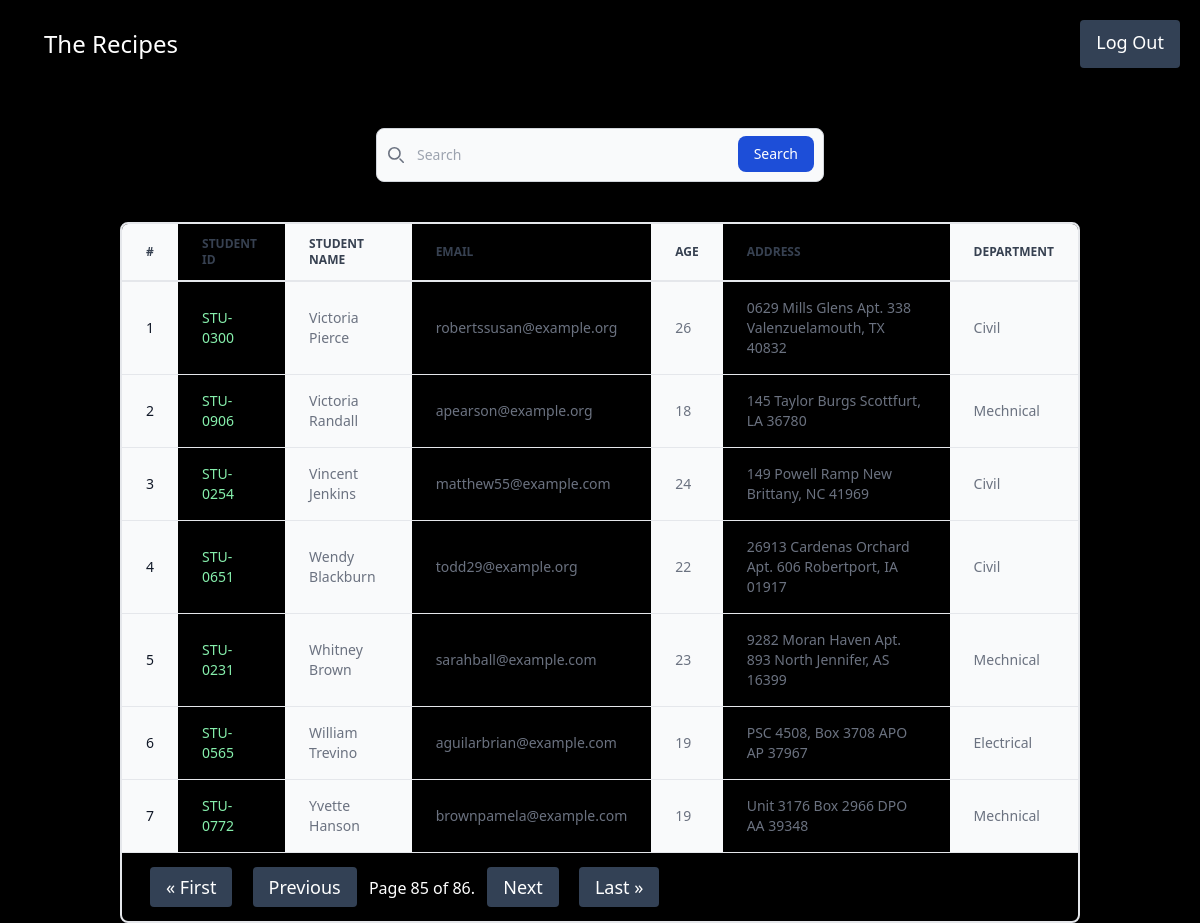
Page /vege/students?page=85 (signed in) on the committed database.
### vege/models.py (models this page shows, shortened)
class Student(models.Model):
    department = models.ForeignKey(
        Department, related_name="depart", on_delete=models.CASCADE)
    student_id = models.OneToOneField(
        StudentID, related_name="studentid", on_delete=models.CASCADE)
    student_name = models.CharField(max_length=100)
    student_email = models.EmailField(unique=True)
    student_age = models.IntegerField(default=18)
    student_address = models.TextField()
    class Meta:
        ordering = ["student_name"]
        verbose_name = "student"

class StudentID(models.Model):
    student_id = models.CharField(max_length=100)
    def __str__(self):
        return self.student_id

class Department(models.Model):
    department = models.CharField(max_length=100)
    def __str__(self) -> str:
        return self.department
    class Meta:
        ordering = ["department"]

### vege/views.py (the view)
@login_required(login_url="/vege/loginn")
def get_students(request):
    queryset = Student.objects.all()
    search = request.GET.get("search")
    if search:
        queryset = queryset.filter(Q(student_name__icontains=search) | Q(student_id__student_id__icontains=search) | Q(
            student_email__icontains=search) | Q(student_age__icontains=search) | Q(student_address__icontains=search) | Q(department__department__icontains=search))
    paginator = Paginator(queryset, 7)
    page_no = request.GET.get("page", 1)
    page_obj = paginator.get_page(page_no)
    return render(request, template_name="report/students.html", context={"queryset": page_obj})

### vege/templates/report/students.html (shortened to what this page needs)
{% extends 'base2.html' %}
{% block start %}
  <form class="max-w-md mx-auto my-10">
    <div class="relative">
      <div class="absolute inset-y-0 start-0 flex items-center ps-3 pointer-events-none">
      </div>
      <input type="search" name="search" id="default-search" class="block w-full p-4 ps-10 text-sm text-gray-900 border border-gray-300 rounded-lg bg-gray-50 focus:ring-blue-500 focus:border-blue-500 dark:bg-gray-700 dark:border-gray-600 dark:placeholder-gray-400 dark:text-white dark:focus:ring-blue-500 dark:focus:border-blue-500" placeholder="Search" required />
      <button type="submit" class="text-white absolute end-2.5 bottom-2.5 bg-blue-700 hover:bg-blue-800 focus:ring-4 focus:outline-none focus:ring-blue-300 font-medium rounded-lg text-sm px-4 py-2 dark:bg-blue-600 dark:hover:bg-blue-700 dark:focus:ring-blue-800">Search</button>
    </div>
  </form>
  <div class="relative overflow-x-auto shadow-md sm:rounded-lg mx-[10vw] border-2 dark:bg-slate-800 dark:text-white dark:text-slate-400">
    <table class="w-full text-sm text-left rtl:text-right text-gray-500 dark:text-gray-400">
      <thead class="text-xs border-b-2 text-gray-700 uppercase dark:text-gray-400">
        <tr>
          <th scope="col" class="px-6 py-3 bg-gray-50 dark:bg-gray-800">#</th>
          <th scope="col" class="px-6 py-3">Student ID</th>
          <th scope="col" class="px-6 py-3 bg-gray-50 dark:bg-gray-800">Student Name</th>
          <th scope="col" class="px-6 py-3">Email</th>
          <th scope="col" class="px-6 py-3 bg-gray-50 dark:bg-gray-800">Age</th>
          <th scope="col" class="px-6 py-3">Address</th>
          <th scope="col" class="px-6 py-3 bg-gray-50 dark:bg-gray-800">Department</th>
        </tr>
      </thead>
      <tbody>
        {% for student in queryset %}
          <tr class="border-b border-gray-200 dark:border-gray-700">
            <th scope="row" class="px-6 py-4 font-medium text-gray-900 whitespace-nowrap bg-gray-50 dark:text-white dark:bg-gray-800">{{ forloop.counter }}</th>
            <td class="px-6 py-4">
              <a class="text-green-300" href="{% url 'seeMarks' student.student_id %}">{{ student.student_id }}</a>
            </td>
            <td class="px-6 py-4 bg-gray-50 dark:bg-gray-800">{{ student.student_name }}</td>
            <td class="px-6 py-4">{{ student.student_email }}</td>
            <td class="px-6 py-4 bg-gray-50 dark:bg-gray-800">{{ student.student_age }}</td>
            <td class="px-6 py-4">{{ student.student_address }}</td>
            <td class="px-6 py-4 bg-gray-50 dark:bg-gray-800">{{ student.department }}</td>
          </tr>
        {% endfor %}
      </tbody>
    </table>
    <div class="pagination m-2 m-[20px]">
      <span class="step-links">
        {% if queryset.has_previous %}
          <a class="text-white bg-slate-700 border-0 px-4 py-2 m-2 focus:outline-none hover:bg-indigo-600 rounded text-lg" href="?page=1">&laquo; First</a>
          <a class="text-white bg-slate-700 border-0 px-4 py-2 m-2 focus:outline-none hover:bg-indigo-600 rounded text-lg" href="?page={{ queryset.previous_page_number }}">Previous</a>
        {% endif %}
        <span class="current">Page {{ queryset.number }} of {{ queryset.paginator.num_pages }}.</span>
        {% if queryset.has_next %}
          <a class="text-white bg-slate-700 border-0 px-4 py-2 m-2 focus:outline-none hover:bg-indigo-600 rounded text-lg" href="?page={{ queryset.next_page_number }}">Next</a>
          <a class="text-white bg-slate-700 border-0 px-4 py-2 m-2 focus:outline-none hover:bg-indigo-600 rounded text-lg" href="?page={{ queryset.paginator.num_pages }}">Last &raquo;</a>
        {% endif %}
      </span>
    </div>
  </div>
{% endblock %}

### vege/templates/base2.html (style rules this page uses)
body { background-color: black; color: white; }

### rows in the picture
Student: student_id "STU-0300", student_name "Victoria Pierce", student_email "robertssusan@example.org", student_age "26", student_address "0629 Mills Glens Apt. 338 Valenzuelamouth, TX 40832", department "Civil"
Student: student_id "STU-0906", student_name "Victoria Randall", student_email "apearson@example.org", student_age "18", student_address "145 Taylor Burgs Scottfurt, LA 36780", department "Mechnical"
Student: student_id "STU-0254", student_name "Vincent Jenkins", student_email "matthew55@example.com", student_age "24", student_address "149 Powell Ramp New Brittany, NC 41969", department "Civil"
Student: student_id "STU-0651", student_name "Wendy Blackburn", student_email "todd29@example.org", student_age "22", student_address "26913 Cardenas Orchard Apt. 606 Robertport, IA 01917", department "Civil"
Student: student_id "STU-0231", student_name "Whitney Brown", student_email "sarahball@example.com", student_age "23", student_address "9282 Moran Haven Apt. 893 North Jennifer, AS 16399", department "Mechnical"
Student: student_id "STU-0565", student_name "William Trevino", student_email "aguilarbrian@example.com", student_age "19", student_address "PSC 4508, Box 3708 APO AP 37967", department "Electrical"
Student: student_id "STU-0772", student_name "Yvette Hanson", student_email "brownpamela@example.com", student_age "19", student_address "Unit 3176 Box 2966 DPO AA 39348", department "Mechnical"

### other values in the picture
{{ queryset.number }} "85"
{{ queryset.paginator.num_pages }} "86"
